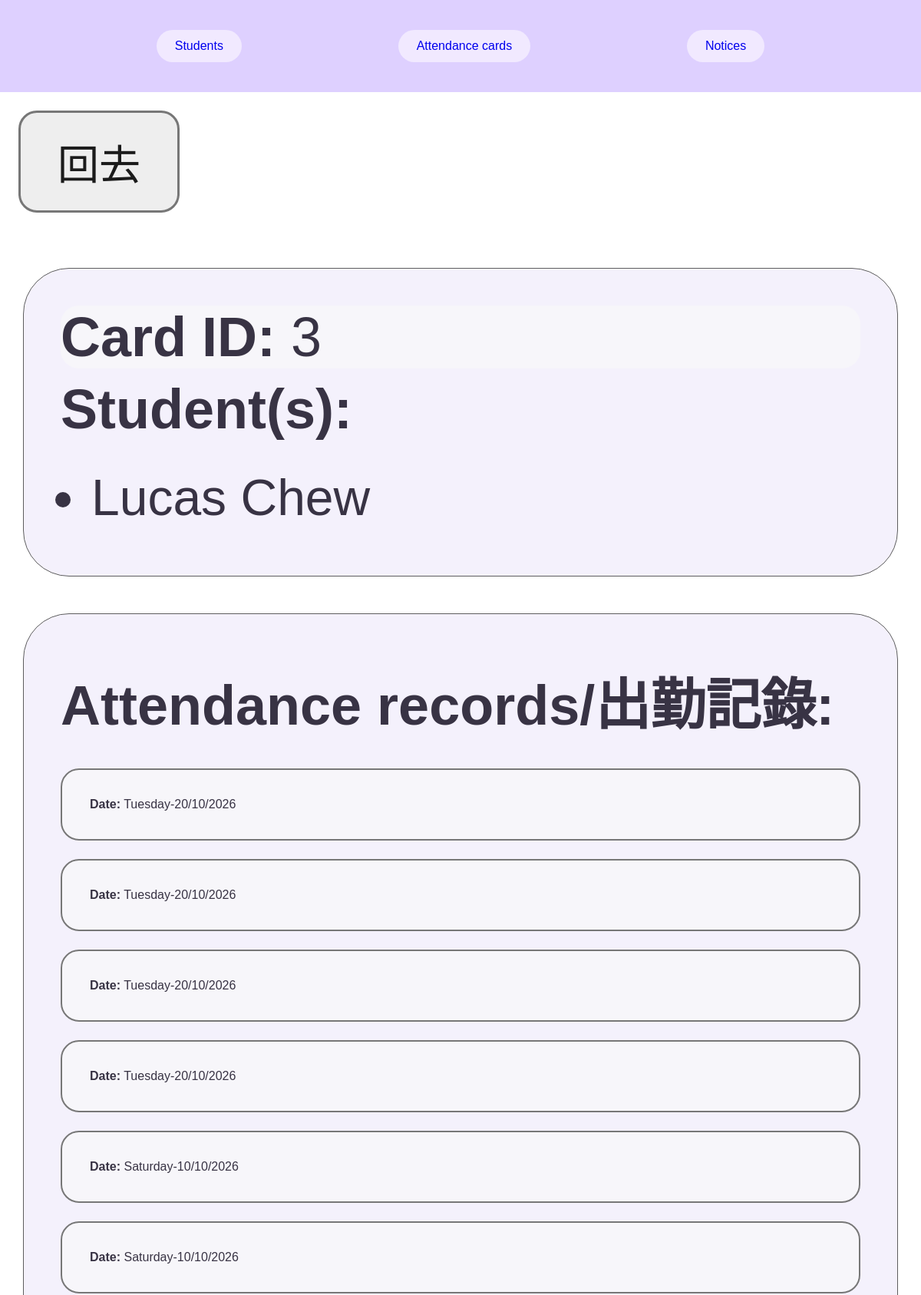
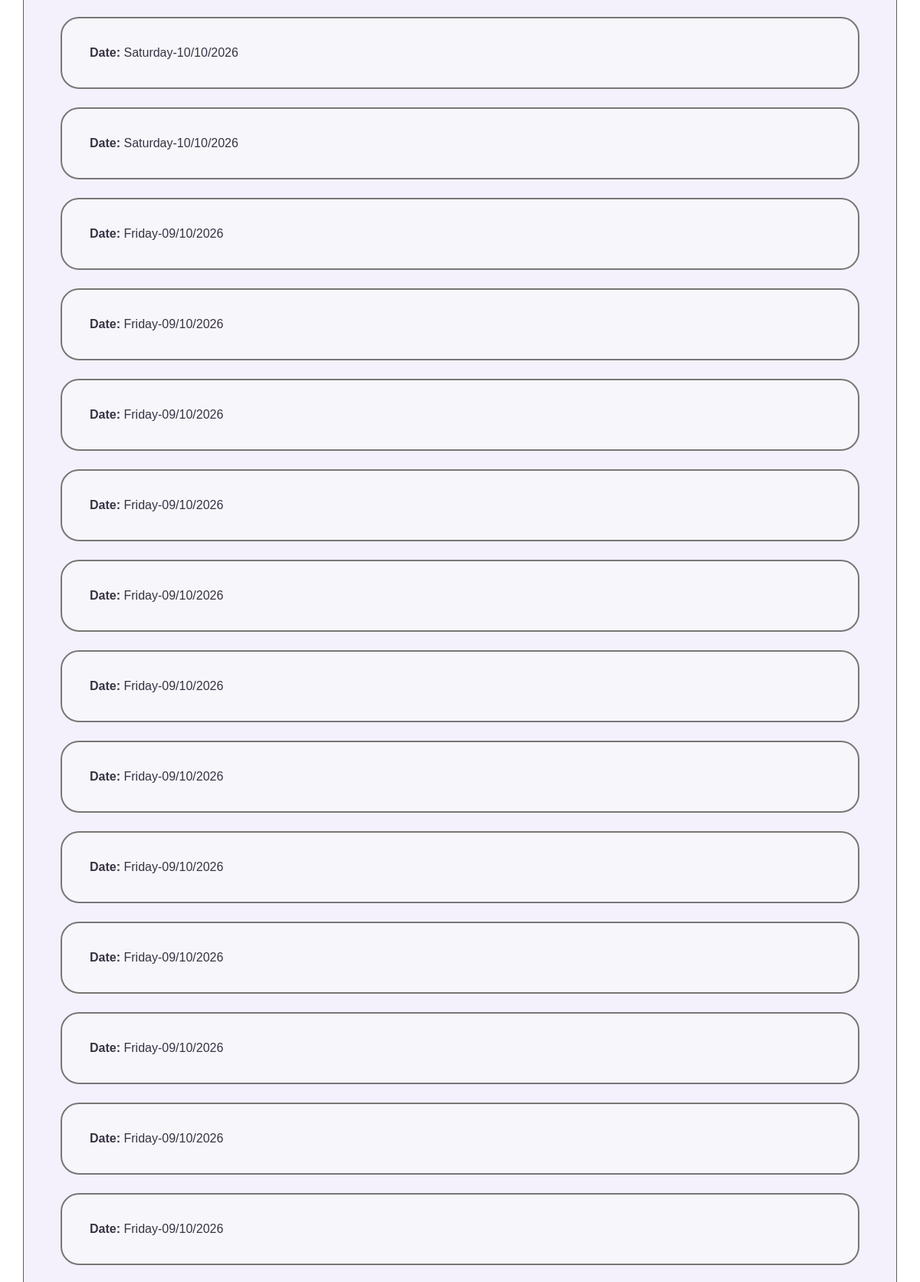
/cardhistory/3 (upper part), run on the app's committed database (2 pictures, top to bottom).
### tables this page shows
CREATE TABLE STUDENTS (student_id INTEGER PRIMARY KEY, first_name TEXT, surname TEXT, card_id INTEGER REFERENCES ATTENDANCE_CARDS (card_id));

CREATE TABLE ATTENDANCE_RECORDS (attendance_id INTEGER PRIMARY KEY, card_id INTEGER REFERENCES ATTENDANCE_CARDS (card_id), date TEXT);

### app.py (the view)
@app.route("/cardhistory/<card_id>")
def card_history(card_id):
    og_page = request.args.get("og_page", "/")
    db = get_db()
    records = db.execute("SELECT * FROM ATTENDANCE_RECORDS WHERE card_id = ? ORDER BY attendance_id DESC", (card_id,)).fetchall()
    students = db.execute("SELECT first_name, surname FROM STUDENTS WHERE card_id = ?", (card_id,)).fetchall()
    return render_template("cardhistory.html", card_id=card_id, students=students, records=records, og_page=og_page)

### app.py (called while the page is built)
def get_db():
    if "db" not in g:
        g.db = sqlite3.connect(DATABASE)
        g.db.row_factory = sqlite3.Row
    return g.db

### templates/cardhistory.html (shortened to what this page needs)
{% extends "layout.html" %}
{% block content %}
<link rel="stylesheet" href="{{ url_for('static', filename='cardhistory.css') }}">
    <a class="back-button" href="{{ og_page }}">回去</a>
    <section>
        <p class="card-id">
            <strong>Card ID:</strong> {{ card_id }}
        </p>
        <h2>Student(s):</h2>
        <ul>
        {% for student in students %}
            <li>{{ student.first_name }} {{ student.surname }}</li>
        {% endfor %}
        </ul>
    </section>
    <section>
        <h2>Attendance records/出勤記錄:</h2>
        {% for record in records %}
            <p class="record-date">
                <strong>Date:</strong> {{ record["date"] }}
            </p>
        {% endfor %}
    </section>
{% endblock %}

### static/layout.css (style rules this page uses)
html, body, main { margin: 0; padding: 0; width: 100%; font-family: sans-serif; }
body { padding-top: 10cqw; }

### static/cardhistory.css (style rules this page uses)
.back-button { display: inline-block; background-color: #eeeeee; color: #1b1b1b; padding: 2cqw 4cqw; margin: 2cqw; border: 0.3cqw solid #777777; border-radius: 2cqw; font-size: 4.5cqw; text-decoration: none; }
.card-id { margin: 0; padding:0; font-size: 6cqw; border: none; background-color: none; }
section { color: #383344; background-color: #f4f1fc; border: 0.15cqw solid #5e5e5e; border-radius: 5cqw; padding: 4cqw; margin: 4cqw auto; width: 95%; box-sizing: border-box; }
li { font-size: 5.5cqw; }
h2 { font-size: 6cqw; margin-top: 1cqw; margin-bottom: 3cqw; }
p { background-color: #f7f6fa; border: 0.2cqw solid #777777; border-radius: 2cqw; padding: 3cqw; margin: 2cqw 0; overflow-wrap: anywhere; }

### data on the page
STUDENTS: first_name "Lucas", surname "Chew"
ATTENDANCE_RECORDS: date "Tuesday-20/10/2026"
ATTENDANCE_RECORDS: date "Tuesday-20/10/2026"
ATTENDANCE_RECORDS: date "Tuesday-20/10/2026"
ATTENDANCE_RECORDS: date "Tuesday-20/10/2026"
ATTENDANCE_RECORDS: date "Saturday-10/10/2026"
ATTENDANCE_RECORDS: date "Saturday-10/10/2026"
ATTENDANCE_RECORDS: date "Saturday-10/10/2026"
ATTENDANCE_RECORDS: date "Saturday-10/10/2026"
ATTENDANCE_RECORDS: date "Friday-09/10/2026"
ATTENDANCE_RECORDS: date "Friday-09/10/2026"
ATTENDANCE_RECORDS: date "Friday-09/10/2026"
ATTENDANCE_RECORDS: date "Friday-09/10/2026"
ATTENDANCE_RECORDS: date "Friday-09/10/2026"
ATTENDANCE_RECORDS: date "Friday-09/10/2026"
ATTENDANCE_RECORDS: date "Friday-09/10/2026"
ATTENDANCE_RECORDS: date "Friday-09/10/2026"
ATTENDANCE_RECORDS: date "Friday-09/10/2026"
ATTENDANCE_RECORDS: date "Friday-09/10/2026"
ATTENDANCE_RECORDS: date "Friday-09/10/2026"
ATTENDANCE_RECORDS: date "Friday-09/10/2026"

### other printed values
{{ card_id }} "3"
